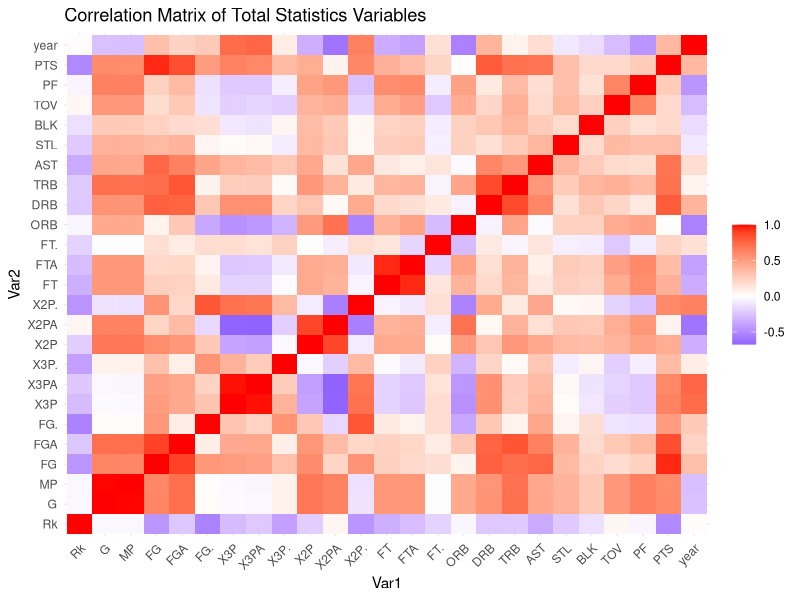
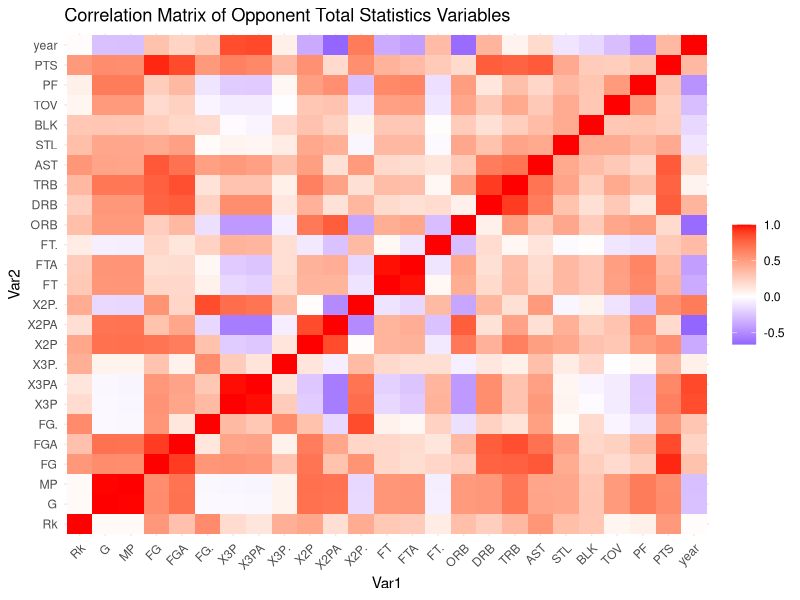
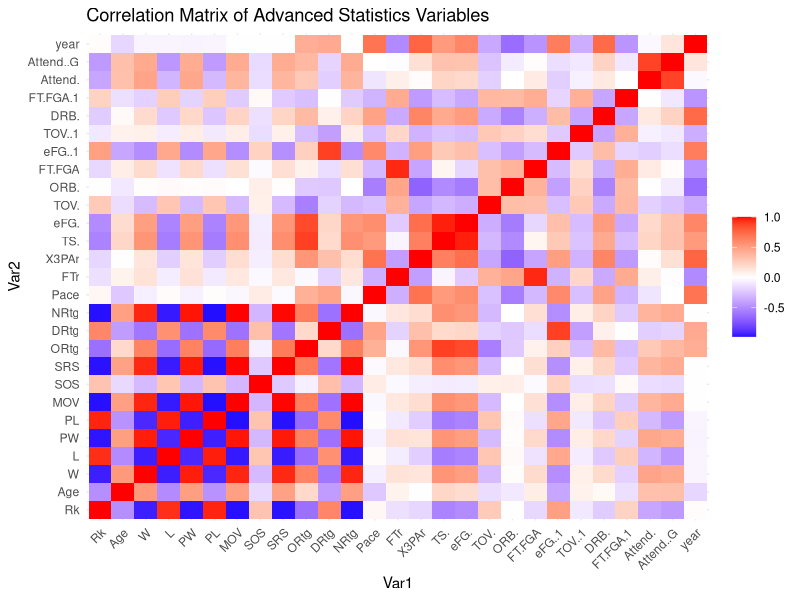
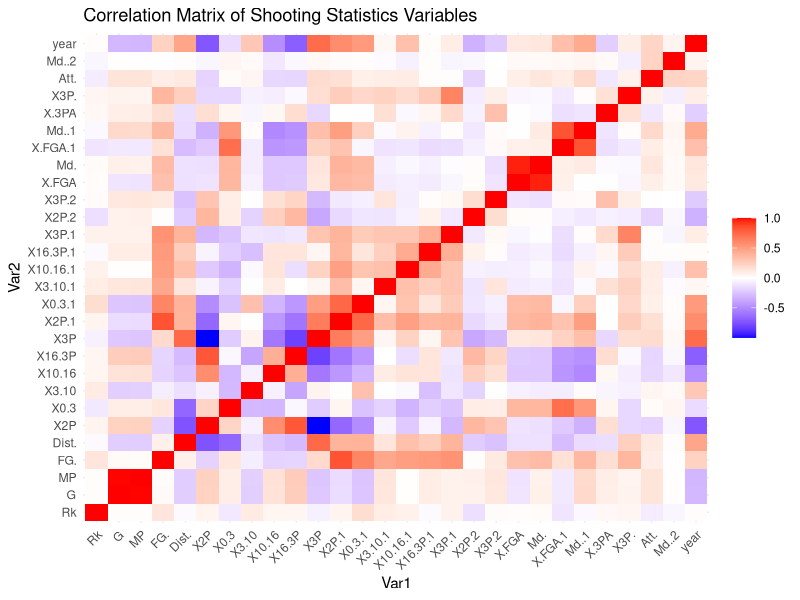
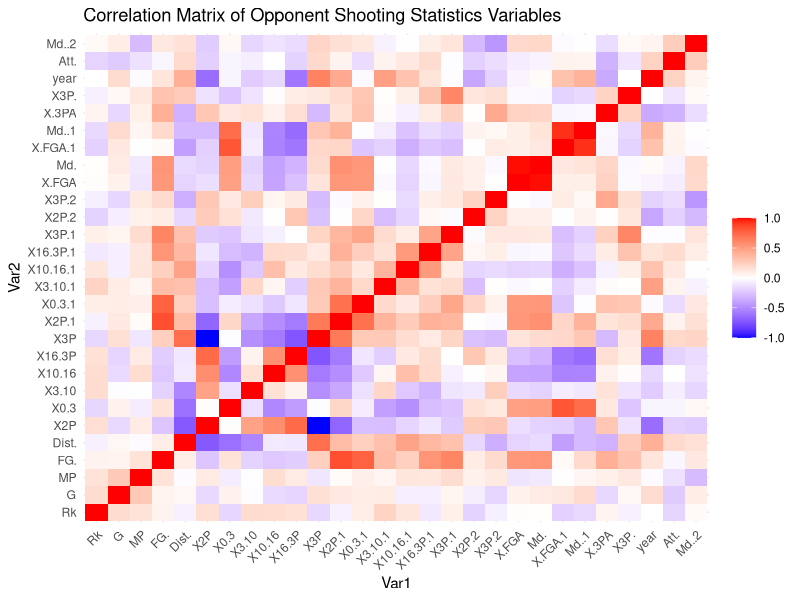

Write R code to recreate these figures, in order. (Note: this script raises an error after producing the figures.)
## ---- chunk 1
knitr::opts_chunk$set(echo = TRUE)
library(psych)
library(ggplot2)
library(reshape2)
library(GGally)
library(dplyr)
library(tidyr)
library(stringr)
library(scales)
library(glmnet)
## ---- chunk 2
# Player, Year, Salary, Team
adjusted_nba_salaries <- read.csv("./data/adjusted_nba_salaries.csv")
# Team, Year, Total Salary
total_salary_by_team <- read.csv("./data/total_salary_by_team.csv")
# Team, Year, Wins
nba_team_wins <- read.csv("./data/nba_team_wins.csv")
# See Report advanced stats description
advanced_stats <- read.csv("./data/advanced_stats.csv")
# See Report advanced stats description
advanced_stats_2021 <- read.csv("./data/2021_advanced.csv")
# See Report shooting stats description
shooting_stats <- read.csv("./data/shooting_stats.csv")
# See Report shooting stats description
opponent_shooting_stats <- read.csv("./data/opponent_shooting_stats.csv")
# See Report total stats description
total_stats <- read.csv("./data/total_stats.csv")
# See Report total stats description
opponent_total_stats <- read.csv("./data/opponent_total_stats.csv")


# View(nba_salaries)
# View(nba_team_wins)
# View(advanced_stats)
# View(shooting_stats)
# View(opponent_shooting_stats)
# View(total_stats)
# View(opponent_total_stats)
## ---- chunk 3
print("==================================================")
print("NBA Salaries CSV")
# sapply(nba_salaries, summary)
describe(adjusted_nba_salaries)
print("==================================================")
print("NBA Total Salaries CSV")
# sapply(nba_salaries, summary)
describe(total_salary_by_team)
print("==================================================")
print("NBA Team Wins CSV")
# sapply(nba_team_wins, summary)
describe(nba_team_wins)
print("==================================================")
print("NBA Advanced Stats CSV")
# sapply(advanced_stats, summary)
describe(advanced_stats)
print("==================================================")
print("NBA Shooting Stats CSV")
# sapply(shooting_stats, summary)
describe(shooting_stats)
print("==================================================")
print("NBA Opponent Shooting Stats CSV")
# sapply(opponent_shooting_stats, summary)
describe(opponent_shooting_stats)
print("==================================================")
print("NBA Total Stats CSV")
# sapply(total_stats, summary)
describe(total_stats)
print("==================================================")
print("NBA Opponent Total Stats CSV")
# sapply(opponent_total_stats, summary)
describe(opponent_total_stats)
print("==================================================")
## ---- chunk 4
# =========================================================
#				Correlation Matrices
# =========================================================
create_correlation_matrix <- function(data, name) {
	# Create correlation matrix
	numeric_data <- data[, sapply(data, is.numeric)]
	
	# Remove rows with missing values
	numeric_data <- numeric_data[complete.cases(numeric_data),]

	cor_mat <- cor(numeric_data)
	
	# Melt correlation matrix into long format for ggplot2
	cor_melt <- melt(cor_mat)
	
	# Create ggplot2 plot of correlation matrix
	ggplot(cor_melt, aes(x = Var1, y = Var2, fill = value)) +
	  geom_tile() +
	  scale_fill_gradient2(low = "blue", high = "red", mid = "white", midpoint = 0) +
	  theme_minimal() +
	  theme(axis.text.x = element_text(angle = 45, hjust = 1),
	        legend.title = element_blank()) +
	  labs(title = name)
}

create_correlation_matrix(total_stats, "Correlation Matrix of Total Statistics Variables")
create_correlation_matrix(opponent_total_stats, "Correlation Matrix of Opponent Total Statistics Variables")
create_correlation_matrix(advanced_stats, "Correlation Matrix of Advanced Statistics Variables")
create_correlation_matrix(shooting_stats, "Correlation Matrix of Shooting Statistics Variables")
create_correlation_matrix(opponent_shooting_stats, "Correlation Matrix of Opponent Shooting Statistics Variables")
## ---- chunk 5
# =========================================================
#				ScatterPlot Matrices
# =========================================================
create_stat_to_wins <- function(stat) {
	stat$year <- as.integer(stat$year)
	merged_data <- left_join(stat, nba_team_wins, by = c("year", "team"))
	merged_data <- na.omit(merged_data)
	return(merged_data)
}

total_stats_wins <- create_stat_to_wins(total_stats)

# Relationship between wins and field goal attempts
ggpairs(total_stats_wins[,c("wins", "PTS", "FGA", "X3PA", "X2PA", "FTA")], title = "Scatterplot Matrix for Team Wins, Points Scored, and Shooting Percentages")
# Relationship between wins and field goal percentage
ggpairs(total_stats_wins[,c("wins", "PTS", "FGA", "X3P.", "X2P.", "FT.")], title = "Scatterplot Matrix for Team Wins, Points Scored, and Shooting Percentages")
# Relationship between wins and rebounds (*total rebounds*)
ggpairs(total_stats_wins[,c("wins", "PTS", "ORB", "DRB", "TRB")], title = "Scatterplot Matrix for Team Wins, Points Scored, and Shooting Percentages")
# Relationship between wins and assists, blocks, turnovers, personal fouls
ggpairs(total_stats_wins[,c("wins", "PTS", "AST", "BLK", "TOV", "PF")], title = "Scatterplot Matrix for Team Wins, Points Scored, and Shooting Percentages")
## ---- chunk 6
# =========================================================
#				Bubble Charts
# =========================================================
nba_total_salary_to_wins <- create_stat_to_wins(total_salary_by_team)

salary_wins_advanced <- left_join(advanced_stats, nba_total_salary_to_wins, by = c("year", "team"))
salary_wins_advanced <- na.omit(salary_wins_advanced)

salary_wins_advanced_total <- left_join(total_stats, nba_total_salary_to_wins, by = c("year", "team"))
salary_wins_advanced_total <- na.omit(salary_wins_advanced_total)

bubble_data <- data.frame(
  team_wins = salary_wins_advanced_total$wins,
  salary = salary_wins_advanced_total$total_salary,
  total_rebounds = salary_wins_advanced_total$TRB
)
ggplot(bubble_data, aes(x = salary, y = total_rebounds, size = team_wins, color = total_rebounds)) +
  geom_point() +
  scale_size_continuous(range = c(2, 10)) +
  labs(x = "Salary", y = "Total Rebounds", size = "Team Wins") + scale_color_gradient(low = "blue", high = "red")
## ---- chunk 7
# =========================================================
#				Stacked Bar Plot
# =========================================================
# Creating a subset of total_stats dataframe for selected variables
team_stats <- total_stats[, c("team", "PTS", "AST", "TRB", "TOV")]

# Calculating the total of each variable by team
team_stats_summary <- aggregate(. ~ team, data = team_stats, FUN = sum)

# Converting data from wide to long format
team_stats_long <- gather(team_stats_summary, key = "stat", value = "total", -team)

# Creating the stacked bar chart
ggplot(team_stats_long, aes(x = team, y = total, fill = stat)) +
  geom_bar(stat = "identity") +
  ggtitle("Composition of Total Team Statistics") +
  xlab("Team") +
  ylab("Total") +
  theme_minimal() +
  theme(legend.position = "bottom")
## ---- chunk 8
nba_total_to_wins <- create_stat_to_wins(total_stats)

# Removing non-numeric columns
numeric_data <- nba_total_to_wins[, sapply(nba_total_to_wins, is.numeric)]

# Removing rows with missing values
numeric_data <- na.omit(numeric_data)

scaled_data <- scale(numeric_data)
pca <- prcomp(scaled_data, center = TRUE, scale. = TRUE)

# Extracting the first two principal components
pca_data <- data.frame(pca$x[,1:2])

# Extracting the loadings
loadings <- data.frame(pca$rotation[,1:2])

# Performing PCA on numeric data
pca <- prcomp(numeric_data, center = TRUE, scale. = TRUE)

# Extract the first two principal components and create a data frame
pca_data <- data.frame(pca$x[, 1:2], team = nba_total_to_wins$team)

# Extracting loadings and creating a data frame
loadings <- data.frame(variable = colnames(numeric_data), 
                       PC1 = pca$rotation[, 1], 
                       PC2 = pca$rotation[, 2])

# Plotting the loadings on the first two principal components
ggplot(pca_data, aes(x = PC1, y = PC2)) + 
  geom_point(aes(color = team)) + 
  geom_hline(yintercept = 0, linetype = "dashed") + 
  geom_vline(xintercept = 0, linetype = "dashed") + 
  geom_text(data = loadings, aes(x = PC1, y = PC2, label = variable), size = 3) +
  ggtitle("PCA: Loadings Plot")

## ---- chunk 9
add_wins_vector <- function(data) {
	data_to_wins <- left_join(data, nba_team_wins, by = c("year", "team"))
	data_to_wins <- na.omit(data_to_wins)
	return(data_to_wins)
}

generate_advanced_stats_model <- function(data, exclude, selection_type, title) {

	data_to_wins <- add_wins_vector(data)
  
	rsquared_vec <- c()
	rsquared_adj_vec <- c()

	cols <- ncol(data_to_wins)  
	column_iterator <- seq(from = 1, to = cols, by = 1)
  
	col_names_to_avoid <- exclude
	predictor_variables_df <- data_to_wins[!names(data_to_wins) %in% col_names_to_avoid]
	
	print("Number of Regressors:")	
	print(dim(predictor_variables_df)[2])

	print("LASSO Model for prediction of NBA team success based on NBA Advanced Stats")
	print("==================================================")
	print("Predictor Variables for LASSO model:")
	print(dim(predictor_variables_df))
	print(colnames(predictor_variables_df))
  
	wins_col_vector <- data_to_wins$wins

	print("==================================================")
	print("Response Variable for LASSO Model:")
	print(length(wins_col_vector))
	
	stopifnot(!any(is.na(predictor_variables_df)), !any(is.na(wins_col_vector)))
	model <- glmnet(x = data.matrix(predictor_variables_df), y = data.matrix(wins_col_vector), alpha = selection_type)
	num_cols <- dim(model$beta)[2]

	print("==================================================")
	print("Lambda Values tested by LASSO model:")
	print("---------------------------------------------------")
	print(model$lambda[num_cols])
	print("")
	print("Beta Values generated by LASSO model (best lambda):")
	print("---------------------------------------------------")
	print(model$beta[,num_cols])
	print("")
	print("LASSO model R-squared:")
	print("---------------------------------------------------")
	print(model$dev.ratio[num_cols])
	print("==================================================")
	
	# Creating a plot of the lambda values tested by the Lasso model
	plot(model$lambda, model$dev.ratio, type = "b", xlab = "Lambda", ylab = "Deviance Ratio", main = title)
	
	# Create a sample matrix
	beta_vals <- model$beta[,num_cols]
	barplot(beta_vals, col="blue", main=title, las=2)
	par(cex.axis=0.8, cex.main=1.0)
	
	return (model)
}

aparam <- c("Rk", "team", "W","L", "PW", "PL", "MOV", "Arena", "wins", "SRS", "ORtg", "DRtg", "NRtg", "TS.", "eFG..1", "eFG.", "FT.FGA")
aparam_min <- c("Rk", "team", "W","L", "PW", "PL", "MOV", "Arena", "wins", "ORtg", "NRtg", "TS.", "eFG..1", "eFG.")

advanced_stats_lasso_model <- generate_advanced_stats_model(advanced_stats, aparam, 1, "Lasso Model: Lambda vs. Deviance Ratio (AParam)")
advanced_stats_ridge_model <- generate_advanced_stats_model(advanced_stats, aparam, 0, "Ridge Model: Lambda vs. Deviance Ratio (AParam)")

advanced_stats_lasso_model_min <- generate_advanced_stats_model(advanced_stats, aparam_min, 1, "Lasso Model: Lambda vs. Deviance Ratio (Min AParams)")
advanced_stats_ridge_model_min <- generate_advanced_stats_model(advanced_stats, aparam_min, 0, "Ridge Model: Lambda vs. Deviance Ratio (Min AParams)")
## ---- chunk 10

## ---- chunk 11
predict_team_success <- function(team, model, exclude, title) {
	advanced_stats_team <- advanced_stats[advanced_stats$team == team,]
	
	advanced_stats_team_wins <- add_wins_vector(advanced_stats_team)
	advanced_stats_team_wins_predictors <- advanced_stats_team_wins[!names(advanced_stats_team_wins) %in% exclude]

	num_cols <- dim(model$beta)[2]
	best_lambda_value <- model$lambda[num_cols]
	
	print("Number of Regressors:")
	print(dim(advanced_stats_team_wins_predictors)[2])
	print(names(advanced_stats_team_wins_predictors))
	
	results <- predict(model, newx=data.matrix(advanced_stats_team_wins_predictors), s=best_lambda_value, type="response")
	
	plot(advanced_stats_team_wins$year, results, col = "red", xlab = "Year", ylab = paste("Wins for ", team, ""), main=title)
	points(advanced_stats_team_wins$year, advanced_stats_team_wins$wins, col = "grey")
	legend("topright", legend = c("Predicted wins", "Actual Wins"), col = c("grey", "green"), pch=1)
	
	return(results)
}

results_lasso <- predict_team_success("houston rockets", advanced_stats_lasso_model, aparam, "Lasso Model 1")
results_ridge <- predict_team_success("houston rockets", advanced_stats_ridge_model, aparam, "Ridge Model 1")

results_lasso_min <- predict_team_success("houston rockets", advanced_stats_lasso_model_min, aparam_min, "Lasso Model 2")
results_ridge_min <- predict_team_success("houston rockets", advanced_stats_ridge_model_min, aparam_min, "Ridge Model 2")

## ---- chunk 12
predict_on_future_data <- function(future_data, model, exclude, title) {
	  future_data_predictors <- future_data[!names(future_data) %in% exclude]
	  
	  year_str <- future_data$year[1]
	  
	  num_cols <- dim(model$beta)[2]
	  best_lambda_value <- model$lambda[num_cols]
	  
	  print("Number of Regressors:")
	  print(dim(future_data_predictors)[2])
	  print(names(future_data_predictors))
	  
	  new_year_string <- paste("Wins for Teams in", year_str)
	  
	  results <- predict(model, newx=data.matrix(future_data_predictors), s=best_lambda_value, type="response")
	  
	  team_inds <- seq(from=1, to=length(future_data$team), by=1)
	  plot(team_inds, results, col = "red", xlab = "Team", ylab = new_year_string, ylim=c(10, 90), main=title)
	  
	  points(team_inds, future_data$W, col = "grey")
	  legend("topright", legend = c("Predicted wins", "Actual Wins"), col = c("red", "grey"), pch=1)
	  
	  # Compute the residuals
	  residuals <- results - future_data$W
	  
	  # Return both the predicted values and residuals
	  return(list(predictions = results, residuals = residuals))
}


residuals_future_lasso <- predict_on_future_data(advanced_stats_2021, advanced_stats_lasso_model, aparam, "Lasso AParam Prediction on Future Data")
residuals_future_ridge <- predict_on_future_data(advanced_stats_2021, advanced_stats_ridge_model, aparam, "Ridge AParam Prediction on Future Data")
residuals_future_lasso_min <- predict_on_future_data(advanced_stats_2021, advanced_stats_lasso_model_min, aparam_min, "Lasso Min AParam Prediction on Future Data")
residuals_future_ridge_min <- predict_on_future_data(advanced_stats_2021, advanced_stats_ridge_model_min, aparam_min, "Ridge Min AParam Prediction on Future Data")
## ---- chunk 13
plot_residuals <- function(residuals, predicted_values, wins, residual_title) {
	# Step 1: Plotting the residuals
	# Plotting the predicted values against the residuals
	plot(predicted_values, residuals, xlab="Predicted Wins", ylab="Residuals", main=residual_title)
	# Plotting the actual wins as points to compare with predicted wins
	points(predicted_values, wins, col = "grey")
	# Adding a horizontal line at y=0 to indicate the zero residual line
	abline(h=0, lty=2)
}

check_residual_normality <- function(residuals, predicted_values, title) {
	# Step 2: Check for normality of residuals
	# Creating a histogram of the residuals
	ggplot(data = data.frame(residuals = residuals), aes(x = residuals)) +
	  geom_histogram() +
	  labs(x = "Residuals", y = "Frequency") +
	  ggtitle(title)
	
	# Creating a QQ plot of the residuals
	ggplot(data = data.frame(residuals = residuals), aes(sample = residuals)) +
	  stat_qq() +
	  stat_qq_line() +
	  labs(x = "Theoretical quantiles", y = "Sample quantiles") +
	  ggtitle(title)
}

check_residual_hetero <- function(residuals, predicted_values, title) {
	# Step 3: Check for heteroscedasticity
	# Plotting the residuals against the predicted values
	ggplot(data = data.frame(residuals = residuals, predicted_values = predicted_values),
	       aes(x = predicted_values, y = residuals)) +
	  geom_point() +
	  labs(x = "Predicted values", y = "Residuals") +
	  ggtitle(title)
}

plot_residuals(residuals_future_lasso$residuals, residuals_future_lasso$predictions, advanced_stats_2021$W, "Residual Analysis on Lasso Model 1Prediction")
check_residual_normality(residuals_future_lasso$residuals, residuals_future_lasso$predictions, "Residual Analysis on Lasso Model 1 Prediction")
check_residual_hetero(residuals_future_lasso$residuals, residuals_future_lasso$predictions, "Residual Analysis on Lasso Model 1 Prediction")

plot_residuals(residuals_future_ridge$residuals, residuals_future_ridge$predictions, advanced_stats_2021$W, "Residual Analysis on Ridge Model 1 Prediction")
check_residual_normality(residuals_future_ridge$residuals, residuals_future_ridge$predictions, "Residual Analysis on Ridge Model 1 Prediction")
check_residual_hetero(residuals_future_ridge$residuals, residuals_future_ridge$predictions, "Residual Analysis on Ridge Model 1 Prediction")

plot_residuals(residuals_future_lasso_min$residuals, residuals_future_lasso_min$predictions, advanced_stats_2021$W, "Residual Analysis on Lasso Model 2 Prediction")
check_residual_normality(residuals_future_lasso_min$residuals, residuals_future_lasso_min$predictions, "Residual Analysis on Lasso Model 2 Prediction")
check_residual_hetero(residuals_future_lasso_min$residuals, residuals_future_lasso_min$predictions, "Residual Analysis on Model 2 AParam Prediction")

plot_residuals(residuals_future_ridge_min$residuals, residuals_future_ridge_min$predictions, advanced_stats_2021$W, "Residual Analysis on Ridge Model 2 Prediction")
check_residual_normality(residuals_future_ridge_min$residuals, residuals_future_ridge_min$predictions, "Residual Analysis on Ridge Model 2 Prediction")
check_residual_hetero(residuals_future_ridge_min$residuals, residuals_future_ridge_min$predictions, "Residual Analysis on Ridge Model 2 Prediction")
